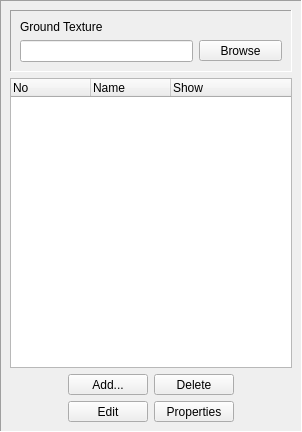
<?xml version="1.0" encoding="UTF-8"?>
<ui version="4.0">
 <class>projectWidget</class>
 <widget class="QWidget" name="projectWidget">
  <property name="geometry">
   <rect>
    <x>0</x>
    <y>0</y>
    <width>302</width>
    <height>432</height>
   </rect>
  </property>
  <property name="focusPolicy">
   <enum>Qt::StrongFocus</enum>
  </property>
  <property name="windowTitle">
   <string>Form</string>
  </property>
  <layout class="QVBoxLayout" name="verticalLayout">
   <property name="margin">
    <number>0</number>
   </property>
   <item>
    <widget class="QFrame" name="frame">
     <property name="frameShape">
      <enum>QFrame::Panel</enum>
     </property>
     <property name="frameShadow">
      <enum>QFrame::Sunken</enum>
     </property>
     <layout class="QGridLayout" name="gridLayout_2">
      <item row="0" column="0" colspan="4">
       <widget class="QFrame" name="frame2">
        <property name="maximumSize">
         <size>
          <width>16777215</width>
          <height>100</height>
         </size>
        </property>
        <property name="frameShape">
         <enum>QFrame::Panel</enum>
        </property>
        <property name="frameShadow">
         <enum>QFrame::Sunken</enum>
        </property>
        <layout class="QGridLayout" name="gridLayout">
         <item row="1" column="0" colspan="2">
          <widget class="QLineEdit" name="texEdit"/>
         </item>
         <item row="1" column="2">
          <widget class="QPushButton" name="texChooser">
           <property name="maximumSize">
            <size>
             <width>16777215</width>
             <height>21</height>
            </size>
           </property>
           <property name="text">
            <string>Browse</string>
           </property>
          </widget>
         </item>
         <item row="0" column="0">
          <widget class="QLabel" name="texLabel">
           <property name="text">
            <string>Ground Texture</string>
           </property>
          </widget>
         </item>
        </layout>
       </widget>
      </item>
      <item row="2" column="0">
       <spacer name="horizontalSpacer_2">
        <property name="orientation">
         <enum>Qt::Horizontal</enum>
        </property>
        <property name="sizeHint" stdset="0">
         <size>
          <width>40</width>
          <height>20</height>
         </size>
        </property>
       </spacer>
      </item>
      <item row="2" column="1">
       <widget class="QPushButton" name="addButton">
        <property name="minimumSize">
         <size>
          <width>80</width>
          <height>0</height>
         </size>
        </property>
        <property name="maximumSize">
         <size>
          <width>16777215</width>
          <height>21</height>
         </size>
        </property>
        <property name="text">
         <string>Add...</string>
        </property>
        <property name="autoDefault">
         <bool>false</bool>
        </property>
        <property name="default">
         <bool>false</bool>
        </property>
        <property name="flat">
         <bool>false</bool>
        </property>
       </widget>
      </item>
      <item row="2" column="3">
       <spacer name="horizontalSpacer">
        <property name="orientation">
         <enum>Qt::Horizontal</enum>
        </property>
        <property name="sizeHint" stdset="0">
         <size>
          <width>40</width>
          <height>20</height>
         </size>
        </property>
       </spacer>
      </item>
      <item row="2" column="2">
       <widget class="QPushButton" name="deleteButton">
        <property name="minimumSize">
         <size>
          <width>80</width>
          <height>0</height>
         </size>
        </property>
        <property name="maximumSize">
         <size>
          <width>16777215</width>
          <height>21</height>
         </size>
        </property>
        <property name="font">
         <font>
          <pointsize>9</pointsize>
         </font>
        </property>
        <property name="text">
         <string>Delete</string>
        </property>
        <property name="autoDefault">
         <bool>false</bool>
        </property>
        <property name="default">
         <bool>false</bool>
        </property>
        <property name="flat">
         <bool>false</bool>
        </property>
       </widget>
      </item>
      <item row="1" column="0" colspan="4">
       <widget class="QTreeWidget" name="trackListWidget">
        <property name="contextMenuPolicy">
         <enum>Qt::CustomContextMenu</enum>
        </property>
        <property name="selectionMode">
         <enum>QAbstractItemView::SingleSelection</enum>
        </property>
        <property name="rootIsDecorated">
         <bool>false</bool>
        </property>
        <property name="columnCount">
         <number>3</number>
        </property>
        <attribute name="headerDefaultSectionSize">
         <number>80</number>
        </attribute>
        <attribute name="headerMinimumSectionSize">
         <number>30</number>
        </attribute>
        <column>
         <property name="text">
          <string>No</string>
         </property>
        </column>
        <column>
         <property name="text">
          <string>Name</string>
         </property>
        </column>
        <column>
         <property name="text">
          <string>Show</string>
         </property>
        </column>
       </widget>
      </item>
      <item row="3" column="2">
       <widget class="QPushButton" name="propertyButton">
        <property name="minimumSize">
         <size>
          <width>80</width>
          <height>0</height>
         </size>
        </property>
        <property name="maximumSize">
         <size>
          <width>16777215</width>
          <height>21</height>
         </size>
        </property>
        <property name="text">
         <string>Properties</string>
        </property>
        <property name="autoDefault">
         <bool>false</bool>
        </property>
        <property name="default">
         <bool>false</bool>
        </property>
        <property name="flat">
         <bool>false</bool>
        </property>
       </widget>
      </item>
      <item row="3" column="1">
       <widget class="QPushButton" name="editButton">
        <property name="minimumSize">
         <size>
          <width>80</width>
          <height>0</height>
         </size>
        </property>
        <property name="maximumSize">
         <size>
          <width>16777215</width>
          <height>21</height>
         </size>
        </property>
        <property name="text">
         <string>Edit</string>
        </property>
        <property name="autoDefault">
         <bool>false</bool>
        </property>
        <property name="default">
         <bool>false</bool>
        </property>
        <property name="flat">
         <bool>false</bool>
        </property>
       </widget>
      </item>
     </layout>
    </widget>
   </item>
  </layout>
 </widget>
 <resources/>
 <connections/>
</ui>
